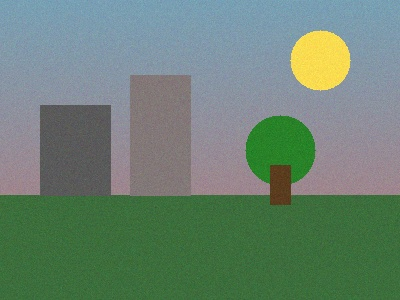
#> input picture CV_Unit2_Assignment/12_DFT/input.jpg, 400 x 300 px
$ python program.py
#> lines starting #> are read from the running program, lines starting #| are printed output that depends on the picture
"""
Program 12: 2D DFT Computation
- Reads a grayscale image
- Converts it to the required numeric type (float32)
- Computes its 2D DFT using OpenCV
- Shifts the frequency representation so the low-frequency region is centered
- Prints shapes of original image, DFT result and shifted DFT result
"""

import cv2
import numpy as np

# Read image in grayscale
gray = cv2.imread("input.jpg", cv2.IMREAD_GRAYSCALE)
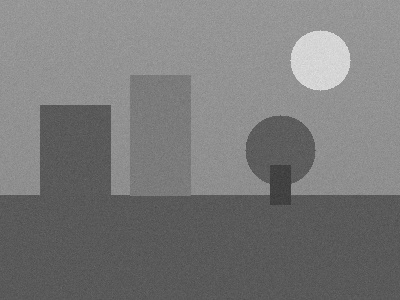
#> gray: shape (300, 400); min 52, max 228, mean 121.6
print("Original image shape:", gray.shape)
#| Original image shape: (300, 400)

# Convert to float32, required numeric type for cv2.dft
float_img = np.float32(gray)

# Compute the 2D DFT. DFT_COMPLEX_OUTPUT returns a 2-channel array
# (real and imaginary parts) instead of a packed CCS format.
dft = cv2.dft(float_img, flags=cv2.DFT_COMPLEX_OUTPUT)
print("DFT result shape:", dft.shape)
#| DFT result shape: (300, 400, 2)

# Shift the zero-frequency (DC) component from the corners to the center
# of the spectrum, which makes the frequency representation easier to
# interpret and visualize.
dft_shifted = np.fft.fftshift(dft)
print("Shifted DFT result shape:", dft_shifted.shape)
#| Shifted DFT result shape: (300, 400, 2)

# Save a simple visualization (magnitude, log-scaled) so an output.png exists
magnitude = cv2.magnitude(dft_shifted[:, :, 0], dft_shifted[:, :, 1])
magnitude_log = np.log(magnitude + 1)
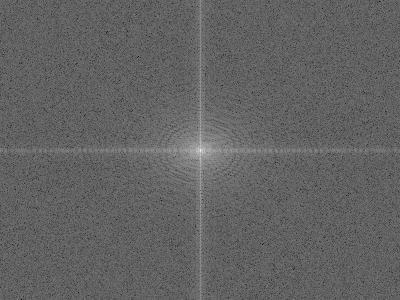
#> magnitude_log: shape (300, 400) float32; min 1.29, max 16.5, mean 7.2; drawn with min black and max white
magnitude_norm = cv2.normalize(magnitude_log, None, 0, 255, cv2.NORM_MINMAX)
cv2.imwrite("output.png", magnitude_norm.astype(np.uint8))
print("Saved DFT magnitude visualization as output.png")
